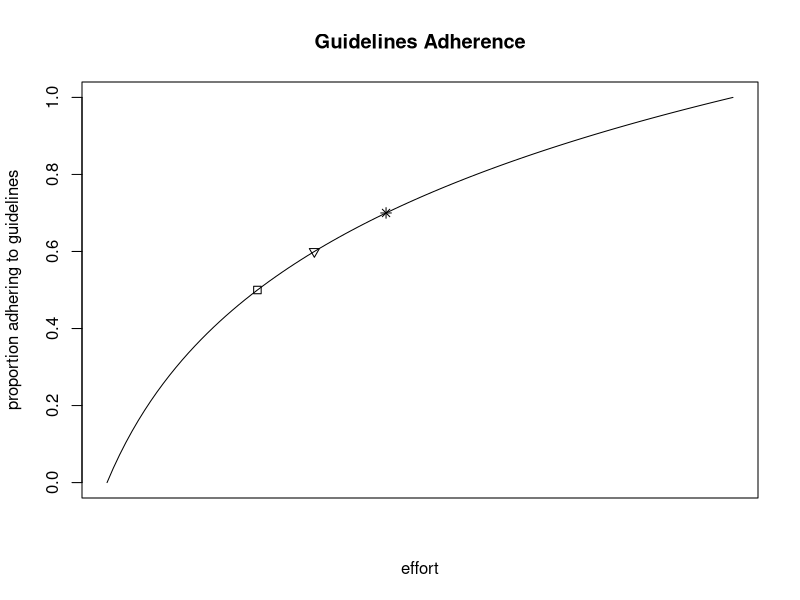

Write the R code that produced this figure. (Note: this script raises an error after producing the figure.)
rm(list=ls())#clear environment
set.seed(1234)
N <- 750000

id <- c(1:N)

#log(x) curve

par(mfrow=c(1,1), oma=c(0,0,0,0))
curve(log10(x), from = 1, to = 10, 
      main = "Guidelines Adherence",
      xlab = "effort", 
      ylab = "proportion adhering to guidelines",
      xaxt = "n")
points(x = 10^0.5, y = 0.5, pch=0)
points(x = 10^0.6, y = 0.6, pch=6)
points(x = 10^0.7, y = 0.7, pch=8)



#creates a sex variable for men and appends women
treated <- rep.int(0,125000)
treated <- append(treated, rep.int(1,125000))
treated <- append(treated, rep.int(0,100000))
treated <- append(treated, rep.int(1,150000))
treated <- append(treated, rep.int(0,75000))
treated <- append(treated, rep.int(1,175000))

groupname <- rep.int(1,250000)
groupname <- c(groupname, rep.int(2,250000))
groupname <- c(groupname, rep.int(3,250000))                

#creates dataframe from sex and id vectors

data = data.frame(treated, id, groupname)
class(data$treated)
data$treated <- factor(data$treated, levels = c(0,1), labels = c("untreated","treated"))
data$groupname <- factor(data$groupname, levels = c(1,2,3), labels = c("group 1", "group 2", "group 3"))

#generates death to overall  
data$year_0 <- 1

for (i in 1:40){ 
    if (i == 1){
        n <- ifelse(data$treated=="treated", rbinom(N, 1, 1-0.035/48), rbinom(N, 1, 1-0.05/48))
    } 
    else {
        n <- ifelse(data$treated=="treated", 
                    ifelse(data[[paste0("year_", i-1)]] == 0,  0, rbinom(N, 1, 1-0.035/48)), 
                    ifelse(data[[paste0("year_", i-1)]] == 0,  0, rbinom(N, 1, 1-0.05/48))
        )
    }
    data[[paste0("year_", i)]] <- n 
}
gc() #clears memory

data_long <- reshape(data, direction="long", varying= c(list(4:44)), sep = "_", 
                     idvar="id", timevar=c("year"))
class(data_long$year)  
data_long$year <- as.numeric(data_long$year)
data_long$year <- data_long$year -1

### plots improvement in effort
par(mfrow=c(1,2), oma=c(0,0,2,0))
logdataframe <- 1:100
logdataframe <- as.numeric(logdataframe)
logdataframe <- as.data.frame(logdataframe)
logdataframe$log <- log10(logdataframe$logdataframe)
class(logdataframe$log)


#plots
mysum <- function(x){
    250000-sum(x)
}
##plot all cause mortality
plot(aggregate(year_0~year,data = subset(data_long, groupname=="group 1"), FUN= function(z) mysum(z)), 
     
     main = "All Cause Mortality",
     
     pch=20, 
     col= "red",
     xlab= "Quarters",
     ylab= "accummulated all-cause mortality")
text(x=16, y=1, labels= "Current 50% treated")
points(x=32, y=1, pch=20, col="red")
text(x=16, y=1000, labels= "60% treated")
points(x=32, y=1000, pch=20, col ="blue")
text(x=16, y=2800, labels= "70% treated")
points(x=32, y=2800, pch=20, col="green")

points(aggregate(year_0~year,data = subset(data_long, groupname=="group 2"), FUN= function(z) mysum(z)), 
       col="blue",
       pch=20)
points(aggregate(year_0~year,data = subset(data_long, groupname=="group 3"), FUN= function(z) mysum(z)), 
       col="green",
       pch=20)
title("Expected outcome of improvement in LLD adherence in Denmark", outer=TRUE, sub = "Simulation on Danish population with indication for LLD treatment")

survivortable <- 1
as.data.frame(survivortable)

group1 <- aggregate(year_0~year,data = subset(data_long, groupname=="group 1"), FUN= function(z) mysum(z))
group2 <- aggregate(year_0~year,data = subset(data_long, groupname=="group 2"), FUN= function(z) mysum(z))
group3 <- aggregate(year_0~year,data = subset(data_long, groupname=="group 3"), FUN= function(z) mysum(z))
groups <- data.frame(group1, group2, group3)
groups$year.1 <- NULL
groups$year.2 <- NULL
colnames(groups) <- c("year","group 1", "group 2", "group 3")


####---- CVD EVENT
#generates death to overall  
data$year_0 <- 1
for (i in 1:40){ 
    if (i == 1){
        n <- ifelse(data$treated=="treated", rbinom(N, 1, 1-0.016/48), rbinom(N, 1, 1-0.03/48))
    } 
    else {
        n <- ifelse(data$treated=="treated", 
                    ifelse(data[[paste0("year_", i-1)]] == 0,  0, rbinom(N, 1, 1-0.016/48)), 
                    ifelse(data[[paste0("year_", i-1)]] == 0,  0, rbinom(N, 1, 1-0.03/48))
        )
    }
    data[[paste0("year_", i)]] <- n 
}


data_long <- reshape(data, direction="long", varying= c(list(4:44)), sep = "_", 
                     idvar="id", timevar=c("year"))
class(data_long$year)  
data_long$year <- as.numeric(data_long$year)
data_long$year <- data_long$year -1

#plots
mysum <- function(x){
    250000-sum(x)
}
plot(aggregate(year_0~year,data = subset(data_long, groupname=="group 1"), FUN= function(z) mysum(z)), 
     main = "Myocardial infarction, Stroke, CV Death ",
     
     pch=20, 
     col="red",
     xlab= "Quarters",
     ylab= "accumulated MI, Stroke,  CV Death")
points(aggregate(year_0~year,data = subset(data_long, groupname=="group 2"), FUN= function(z) mysum(z)), 
       col="blue",
       pch=20)
points(aggregate(year_0~year,data = subset(data_long, groupname=="group 3"), FUN= function(z) mysum(z)), 
       col="green",
       pch=20)
text(x=4, y=1, labels= "Current 50% treated")
points(x=8, y=1, pch=20, col="red")
text(x=4, y=500, labels= "60% treated")
points(x=8, y=500, pch=20, col="blue")
text(x=4, y=1000, labels= "70% treated")
points(x=8, y=1000, pch=20, col="green")



survivortable <- 1
as.data.frame(survivortable)

group1 <- aggregate(year_0~year,data = subset(data_long, groupname=="group 1"), FUN= function(z) mysum(z))
group2 <- aggregate(year_0~year,data = subset(data_long, groupname=="group 2"), FUN= function(z) mysum(z))
group3 <- aggregate(year_0~year,data = subset(data_long, groupname=="group 3"), FUN= function(z) mysum(z))
groupsCVD <- data.frame(group1, group2, group3)
groupsCVD$year.1 <- NULL
groupsCVD$year.2 <- NULL
colnames(groupsCVD) <- c("year","group 1", "group 2", "group 3")